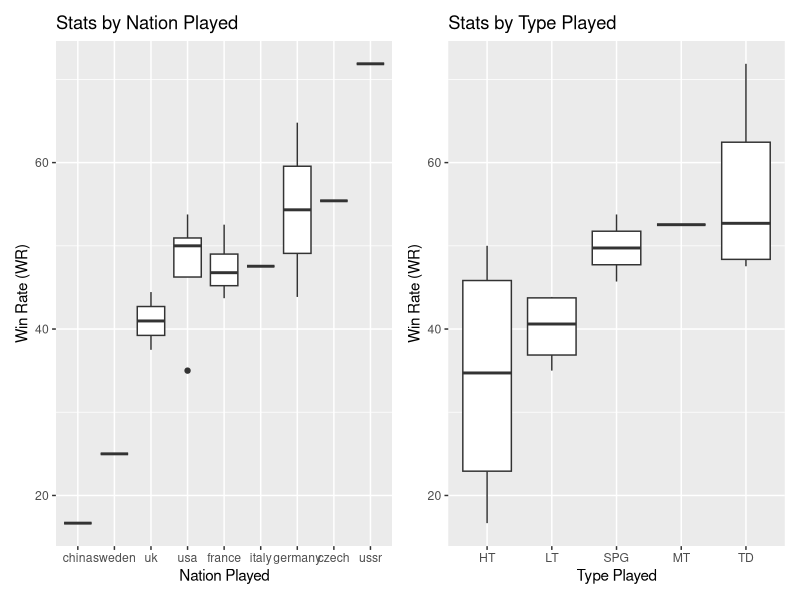
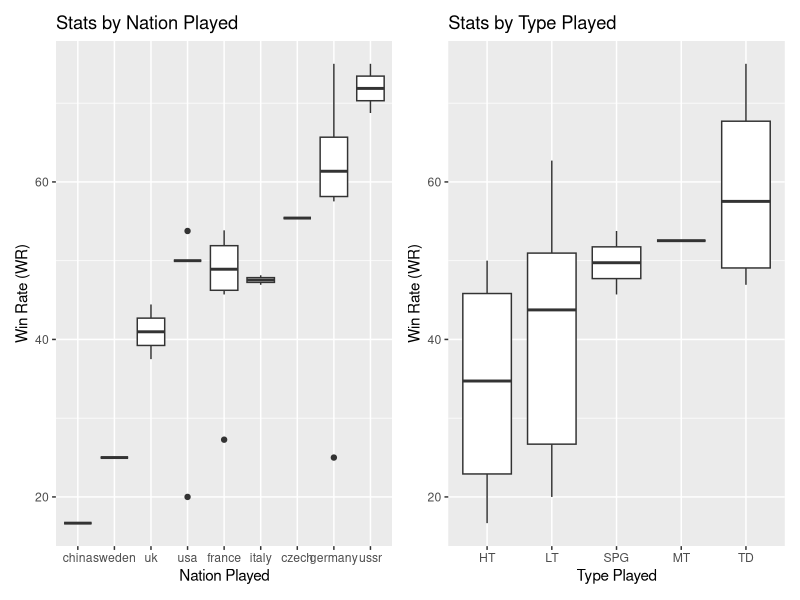
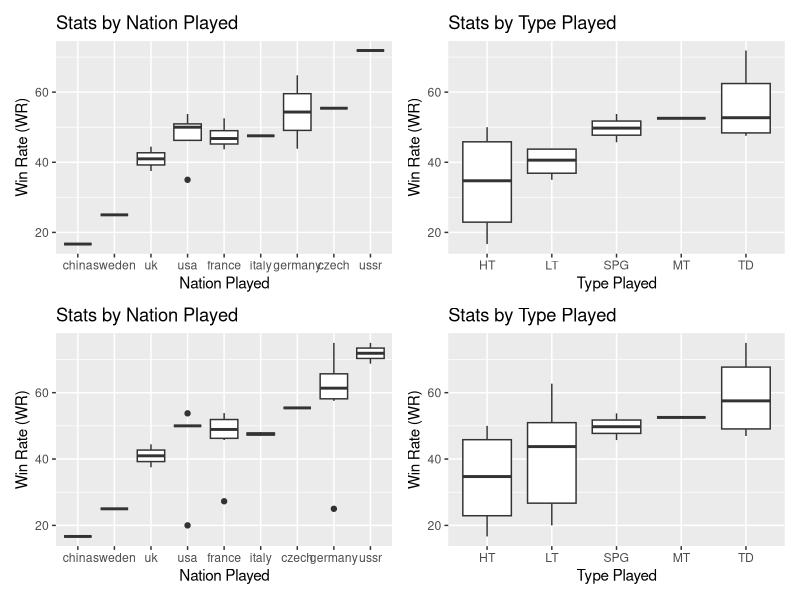

Write the R code that produced these figures, in order.
# Solution file for BIS 411 Assignment 04 Spring 2022
# Grading Rubric:
#   Failure to clone/link COVID-19 repo: 20 points
#   Failure to remember to set incremental cases and deaths to levels on row 1: 10 points
#   Failure to implement for() loop successfully: 20 points

# First, clear memory and the Console 

rm(list=ls(all=TRUE))
cat("\014")

library(here)
library(tidyverse)
library(patchwork)

# Import data into dataframe
WOT <- read_csv("WOT.csv")

WOT$WR <- as.numeric(sub("%", "",WOT$WR,fixed=TRUE))
# Filter down to PA and Lehigh only
WOT <- WOT %>% filter(Battles>=4)

# Original way I arranged data, groupoing by 2 levels

WOT_by_Nation <- WOT %>% group_by(Nation, Class) %>%
  summarize(AVG = mean(WR)) 


p <- ggplot(WOT_by_Nation, aes(x = reorder(Nation, AVG, na.rm=TRUE), y = AVG))
a1 <- p + geom_boxplot()  +
  labs(x = "Nation Played",y = "Win Rate (WR)",
       title = "Stats by Nation Played")

WOT_by_Class <- WOT %>% group_by(Class, Nation) %>%
  summarize(AVG = mean(WR)) 


p <- ggplot(WOT_by_Class, aes(x = reorder(Class, AVG, na.rm=TRUE), y = AVG))
b1 <- p + geom_boxplot()  +
  labs(x = "Type Played",y = "Win Rate (WR)",
       title = "Stats by Type Played")

a1+b1

# Equally acceptable way, grouping only by single levels

p <- ggplot(WOT, aes(x = reorder(Nation, WR, na.rm=TRUE), y = WR))
a2 <- p + geom_boxplot()  +
  labs(x = "Nation Played",y = "Win Rate (WR)",
       title = "Stats by Nation Played")

p <- ggplot(WOT, aes(x = reorder(Class, WR, na.rm=TRUE), y = WR))
b2 <- p + geom_boxplot()  +
  labs(x = "Type Played",y = "Win Rate (WR)",
       title = "Stats by Type Played")

a2+b2

# Comparison of two sets of graphs
(a1+b1)/(a2+b2)


